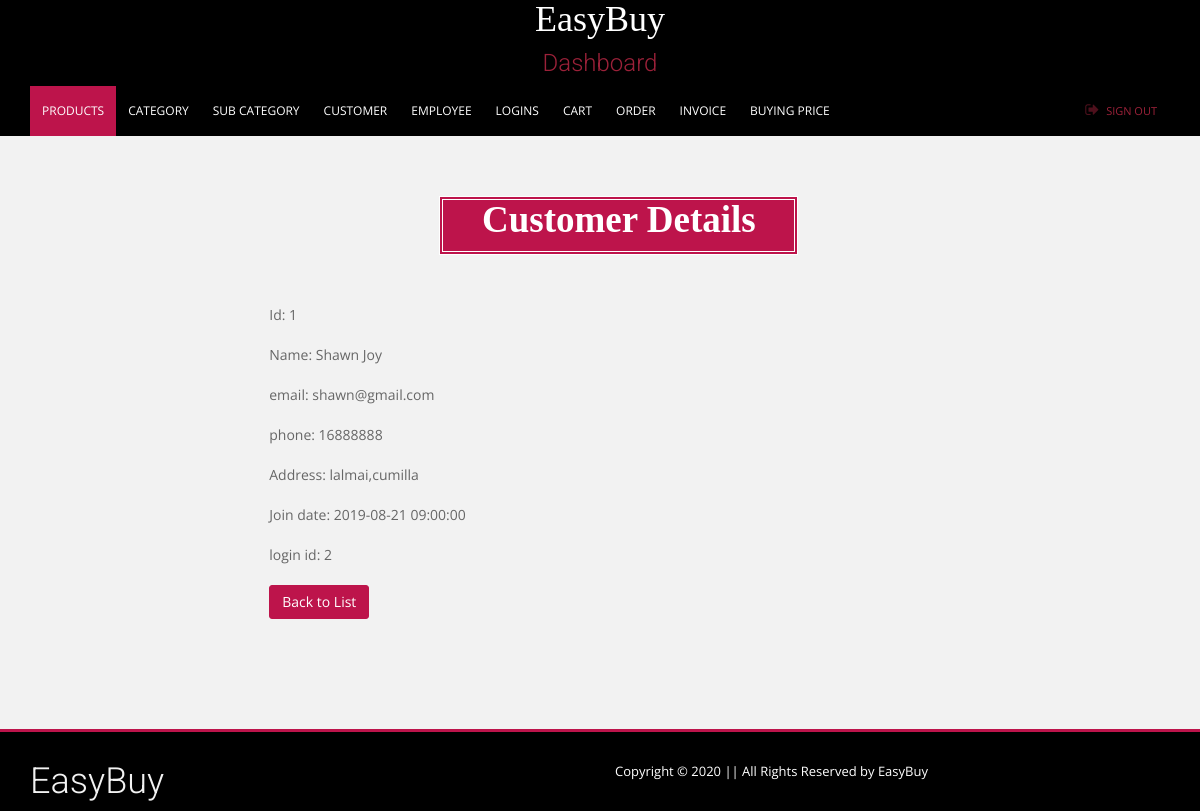
Screenshot of /views/customer/details.php?id=1 (signed in) with the database file from the repository.
### tables this page shows
CREATE TABLE `customer` (
  `Id` int(11) NOT NULL,
  `Name` varchar(20) NOT NULL,
  `Email` varchar(30) NOT NULL,
  `Phone` int(11) NOT NULL,
  `Address` varchar(50) NOT NULL,
  `ZipCode` int(11) NOT NULL,
  `Join_Date` datetime NOT NULL,
  `Login_Id` int(11) NOT NULL
);

### app/controller/customerController.php (called while the page is built, shortened)
<?php
    function show()
    {
        $id = $_REQUEST['id'];
        $sql = "select * from customer where id = ".$id." ";
        $jsonData = readQuery($sql);
        $cust = json_decode($jsonData);
        return $cust;
    }
?>

### app/model/model.php (called while the page is built, shortened)
<?php
    function readQuery($sql)
    {
        $conn = new mysqli(servername , username, password, databaseName);
        $arr = [];
        $result = $conn->query($sql);
        if ($result == TRUE) {
            while($row = $result->fetch_assoc()) {
                $arr[] = $row;
            }
        }
        else
        {
            echo "Error: " . $conn->error;
        }
        $json_data = json_encode($arr);
        return $json_data;
    }
?>

### views/customer/details.php (the view, shortened to what this page needs)
<?php
    include_once CON_FRONT.'customerController.php';
    $cust = show();
?>
<!DOCTYPE html>
<html lang="en">
<head>
</head>
<body>
	<?php include "../layout/adminHeader.php";?>
		<div class="container">
			<div class="row"><br><br><br>
				<div class="col-md-10 col-md-offset-1">
					<div class="section-title text-center">
						<h2 style="font-weight: 700;">Customer Details</h2>
					</div>
					<br><br>
					<div class="detail-content" style="padding-left: 15% ">
						Id: <?php echo $cust[0]->Id; ?>
						<br>
						<br>
						Name: <?php echo $cust[0]->Name; ?>
						<br>
						<br>
						email: <?php echo $cust[0]->Email; ?>
						<br>
						<br>
						phone: <?php echo $cust[0]->Phone; ?>
						<br>
						<br>
						Address: <?php echo $cust[0]->Address; ?>
						<br>
						<br>
						Join date: <?php echo $cust[0]->Join_Date; ?>
						<br>
						<br>
						login id: <?php echo $cust[0]->Login_Id; ?>
						<br>
						<br>
					<a class="btn btn-primary" href="index.php">Back to List</a>
					<div class="gap"></div>
					</div>
				</div>
			</div>
		</div>
	<?php include "../layout/adminFooter.php";?>
</body>
</html>

### rows the page displays
customer: Id "1", Name "Shawn Joy", Email "shawn@gmail.com", Phone "16888888", Address "lalmai,cumilla", Join_Date "2019-08-21 09:00:00", Login_Id "2"
